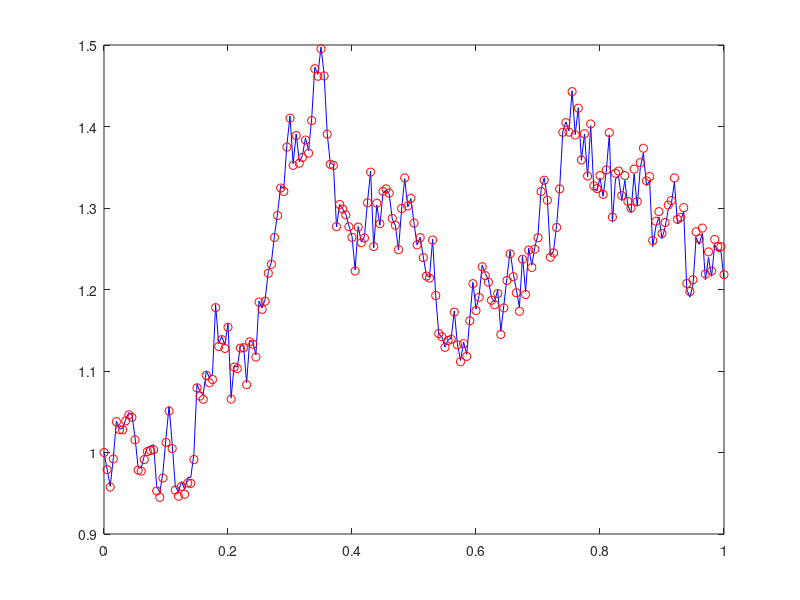

Reproduce this figure in MATLAB. (Note: this script raises an error after producing the figure.)
%CHAIN  Test stochastic Chain Rule
%
% Solve SDE for V(X) = sqrt(X) where X solves 
%         dX = (alpha - X) dt + beta sqrt(X) dW,   X(0) = Xzero,
%      with alpha = 2, beta = 1 and Xzero = 1.
% Xem1 is Euler-Maruyama solution for X. 
% Xem2 is Euler-Maruyama solution of SDE for V from Chain Rule.
% Hence, we compare sqrt(Xem1) and Xem2.
% Note: abs is used for safety inside sqrt, but has no effect in this case.

randn('state',100)
alpha = 2; beta = 1; T = 1; N = 200; dt = T/N;  % Problem parameters
Xzero = 1; Xzero2 = sqrt(Xzero);                % 

Dt = dt;                                        % EM steps of size Dt = dt
Xem1 = zeros(1,N); Xem2 = zeros(1,N);           % preallocate for efficiency 
Xtemp1 = Xzero;  Xtemp2 = Xzero2;
for j = 1:N
   Winc = sqrt(dt)*randn;  
   f1 = (alpha-Xtemp1);
   g1 = beta*sqrt(abs(Xtemp1));
   Xtemp1 = Xtemp1 + Dt*f1 + Winc*g1;
   Xem1(j) = Xtemp1;
   f2 = (4*alpha-beta^2)/(8*Xtemp2) - Xtemp2/2;
   g2 = beta/2;
   Xtemp2 = Xtemp2 + Dt*f2 + Winc*g2;
   Xem2(j) = Xtemp2;
end

plot([0:Dt:T],[sqrt([Xzero,abs(Xem1)])],'b-',[0:Dt:T],[Xzero,Xem2],'ro')
legend('Direct Solution','Solution via Chain Rule',2)
legend('Direct Solution','Solution via Chain Rule','location','northwest')
xlabel('t','FontSize',12) 
ylabel('V(X)','FontSize',16,'Rotation',0,'HorizontalAlignment','right')

Xdiff = norm(sqrt(Xem1) - Xem2,'inf')
